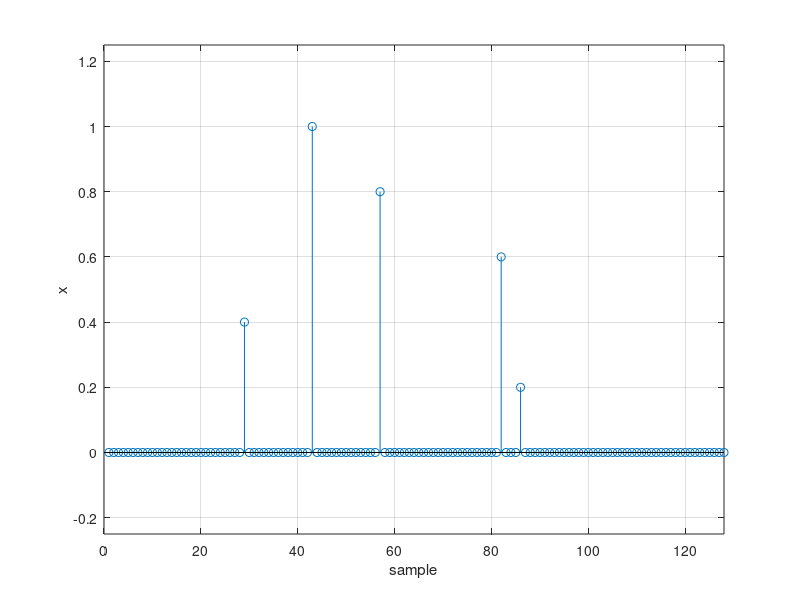
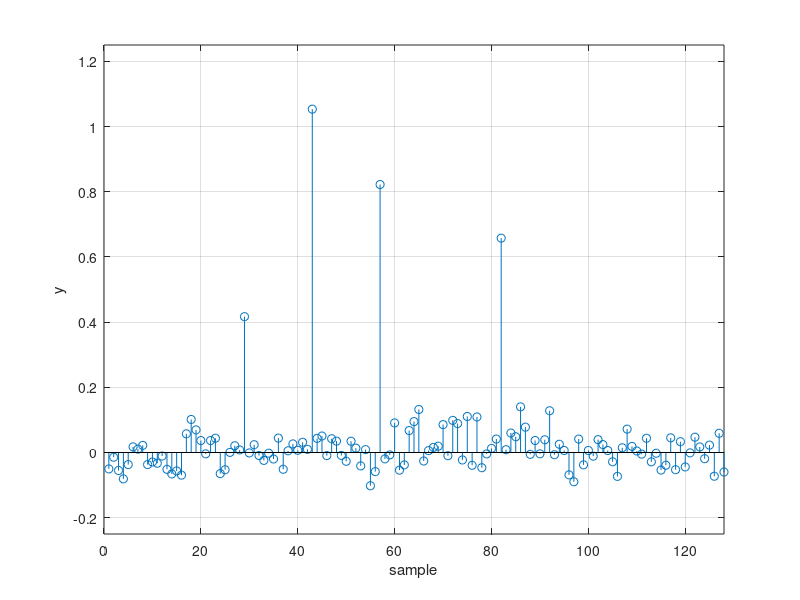
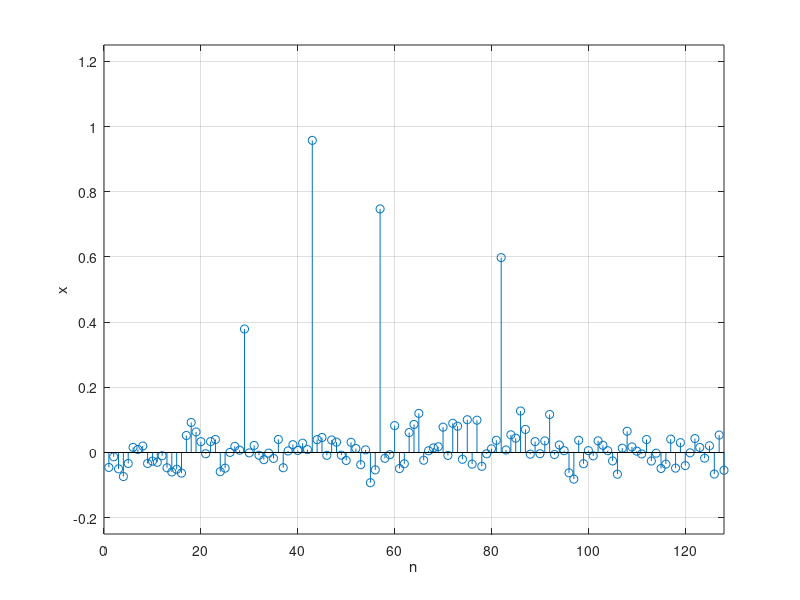

Write MATLAB code to recreate these figures, in order. (Note: this script raises an error after producing the figures.)
% plots for talk at ohrid, june 2011
% demo 1

% setup rand state and problem parameters
seedn = 11;
randn('state',seedn); rand('state',seedn);

n = 128;

% part (1) - sparse signals
disp('** Generate a sparse signal and corrupt it with Gaussian noise')
disp('Please hit any key to continue'), pause

x = [[1:5]/5 zeros(1,n-5)];
x = x(randperm(n));

figure(1);
stem(x);
grid on; xlabel('sample'); ylabel('x');
axis([0 128 -0.25 1.25]);

y = x + 0.05*randn(1,n);

figure(2);
stem(y);
grid on; xlabel('sample'); ylabel('y');
axis([0 128 -0.25 1.25]);

% l2 denoising
disp('** l2-denoising of the signal')
disp('Please hit any key to continue'), pause

lambda = 0.1;
xl2 = 1/(1+lambda)*y;

figure(3)
stem(xl2);
grid on; xlabel('n'); ylabel('x');
axis([0 128 -0.25 1.25]);

% soft threshold function
disp('** soft threshold function')
disp('Please hit any key to continue'), pause

lambda = 2;
u = [-10:0.01:10];
Su = SoftThresh(u,lambda);

figure(4);
plot(u,Su);
grid on; xlabel('u'); ylabel('Su');
axis([-10 10 -10 10]);

% l1-denoising
disp('** l1-denoising of the signal')
disp('Please hit any key to continue'), pause

lambda = 0.1;
xl1 = SoftThresh(y,lambda);

figure(5);
stem(xl1);
grid on; xlabel('n'); ylabel('x');
axis([0 128 -0.25 1.25]);
